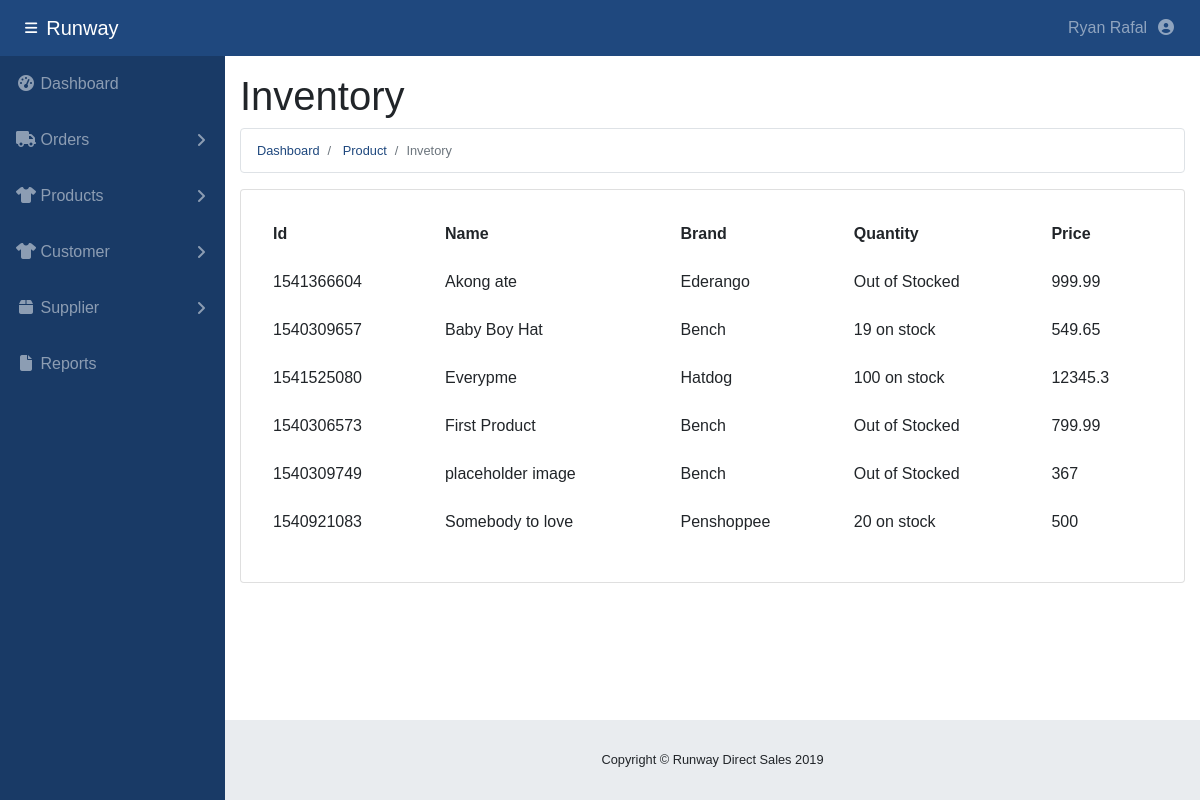
/inventory.php (signed in), run on the app's committed database.
### tables this page shows
CREATE TABLE `productcategory` (
  `ProductId` int(10) NOT NULL,
  `PName` char(25) NOT NULL,
  `PQuantity` int(6) NOT NULL,
  `PPrice` double NOT NULL,
  `PSizes` char(255) DEFAULT NULL,
  `PColors` char(255) DEFAULT NULL,
  `PImage` varchar(255) NOT NULL,
  PRIMARY KEY (`PName`),
  UNIQUE KEY `PName_UNIQUE` (`PName`),
  KEY `FKProductIdPC_idx` (`ProductId`),
  CONSTRAINT `FKProductIdPC` FOREIGN KEY (`ProductId`) REFERENCES `product` (`ProductId`) ON DELETE NO ACTION ON UPDATE NO ACTION
);

CREATE TABLE `product` (
  `ProductId` int(10) NOT NULL,
  `PBrand` char(20) NOT NULL,
  PRIMARY KEY (`ProductId`)
);

### inventory.php (the view, shortened to what this page needs)
<?php
$conn = require "php/connection.php";
$products = $conn->query("
  SELECT *
  FROM
    product
      INNER JOIN
        productcategory
          ON product.ProductId = productcategory.ProductId
")->fetch_all(MYSQLI_ASSOC);
?>
<!DOCTYPE html>
<html lang="en">
<head>
  <link href="vendor/fontawesome-free/css/all.min.css" rel="stylesheet" type="text/css">
  <link href="vendor/datatables/dataTables.bootstrap4.css" rel="stylesheet">
  <link href="css/sb-admin.css" rel="stylesheet">
</head>
<body id="page-top">
  <nav class="navbar navbar-expand navbar-dark bg-primary sticky-top">
    <button class="btn btn-link btn-sm text-white order-1 order-sm-0" id="sidebarToggle" href="#">
      <i class="fas fa-bars"></i>
    </button>
    <a class="navbar-brand mr-1" href="index.php">Runway</a>
    <ul class="navbar-nav ml-auto ml-md-0">
      <li class="nav-item dropdown no-arrow">
        <a class="nav-link dropdown-toggle" href="#" id="userDropdown" role="button" data-toggle="dropdown"
          aria-haspopup="true" aria-expanded="false">
          Ryan Rafal &nbsp;<i class="fas fa-user-circle fa-fw"></i>
        </a>
      </li>
    </ul>
  </nav>
  <div id="wrapper">
    <ul class="sidebar navbar-nav bg-secondary">
      <li class="nav-item">
        <a class="nav-link" href="index.php">
          <i class="fas fa-fw fa-tachometer-alt"></i>
          <span>Dashboard</span>
        </a>
      </li>
      <li class="nav-item dropdown">
        <a class="nav-link dropdown-toggle" href="#" id="ordersDropdown" role="button" data-toggle="dropdown"
          aria-haspopup="true" aria-expanded="false">
          <i class="fas fa-fw fa-truck"></i>
          <span>Orders</span>
        </a>
      </li>
      <li class="nav-item dropdown">
        <a class="nav-link dropdown-toggle" href="#" id="ordersDropdown" role="button" data-toggle="dropdown"
          aria-haspopup="true" aria-expanded="false">
          <i class="fas fa-fw fa-tshirt"></i>
          <span>Products</span>
        </a>
      </li>
          <li class="nav-item dropdown">
        <a class="nav-link dropdown-toggle" href="#" id="ordersDropdown" role="button" data-toggle="dropdown"
          aria-haspopup="true" aria-expanded="false">
          <i class="fas fa-fw fa-tshirt"></i>
          <span>Customer</span>
        </a>
      </li>
        <li class="nav-item dropdown">
        <a class="nav-link dropdown-toggle" href="#" id="suppliersDropdown" role="button" data-toggle="dropdown" aria-haspopup="true"
          aria-expanded="false">
          <i class="fas fa-fw fa-box"></i>
          <span>Supplier</span>
        </a>
      </li>
      <li class="nav-item dropdown">
        <a class="nav-link" href="reports.php">
          <i class="fas fa-fw fa-file"></i>
          <span>Reports</span>
        </a>
      </li>
    </ul>
    <div id="content-wrapper">
      <div class="container">
        <h1>Inventory</h1>
        <ol class="breadcrumb bg-white small border border-1 border-grey">
          <li class="breadcrumb-item">
            <a href="index.php">Dashboard</a>
          </li>
          <li class="breadcrumb-item">
            <a href="products.php">Product</a>
          </li>
          <li class="breadcrumb-item active">Invetory</li>
        </ol>
        <div class="card mb-3">
          <div class="card-body">
            <div class="table-responsive">
              <table class="table table-borderless" id="productsViewProduct" width="100%">
                <thead>
                  <tr>
                    <th scope="col">Id</th>
                    <th scope="col">Name</th>
                    <th scope="col">Brand</th>
                    <th scope="col">Quantity</th>
                    <th scope="col">Price</th>
                  </tr>
                </thead>
                <tbody>
                  <?php
                  foreach ($products as $product) {
                    $oos = $product["PQuantity"] < 1 ? "Out of Stocked" : $product["PQuantity"] . " on stock";
                    echo
                      "<tr>
                    <td scope='row'>$product[ProductId]</td>
                    <td>$product[PName]</td>
                    <td>$product[PBrand]</td>
                    <td>$oos</td>
                    <td>$product[PPrice]</td>
                    </tr>";
                  }
                  ?>
                </tbody>
              </table>
            </div>
          </div>
        </div>
      </div>
      <footer class="sticky-footer">
        <div class="container my-auto">
          <div class="copyright text-center my-auto">
            <span>Copyright © Runway Direct Sales <?php $date = new DateTime(); echo $date->format("Y")?></span>
          </div>
        </div>
      </footer>
    </div>
  </div>
</body>
</html>

### data on the page
productcategory: ProductId "1541366604", PName "Akong ate", ProductId.PBrand "Ederango", PQuantity "Out of Stocked", PPrice "999.99"
productcategory: ProductId "1540309657", PName "Baby Boy Hat", ProductId.PBrand "Bench", PQuantity "19 on stock", PPrice "549.65"
productcategory: ProductId "1541525080", PName "Everypme", ProductId.PBrand "Hatdog", PQuantity "100 on stock", PPrice "12345.3"
productcategory: ProductId "1540306573", PName "First Product", ProductId.PBrand "Bench", PQuantity "Out of Stocked", PPrice "799.99"
productcategory: ProductId "1540309749", PName "placeholder image", ProductId.PBrand "Bench", PQuantity "Out of Stocked", PPrice "367"
productcategory: ProductId "1540921083", PName "Somebody to love", ProductId.PBrand "Penshoppee", PQuantity "20 on stock", PPrice "500"
